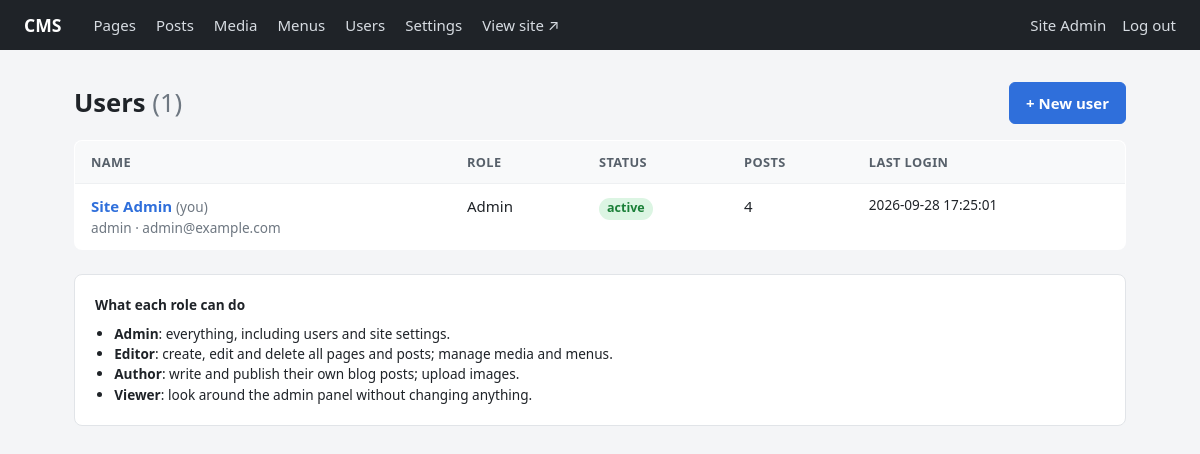
Page /admin/users (signed in) on the committed database.
### tables this page shows
CREATE TABLE users (
    id            INTEGER PRIMARY KEY,
    email         TEXT NOT NULL UNIQUE COLLATE NOCASE,
    username      TEXT NOT NULL UNIQUE COLLATE NOCASE,
    password_hash TEXT NOT NULL,
    display_name  TEXT,
    bio           TEXT,
    avatar_id     INTEGER REFERENCES media(id) ON DELETE SET NULL,
    role_id       INTEGER NOT NULL REFERENCES roles(id),
    is_active     INTEGER NOT NULL DEFAULT 1 CHECK (is_active IN (0, 1)),
    last_login_at TEXT,
    created_at    TEXT NOT NULL DEFAULT (datetime('now')),
    updated_at    TEXT NOT NULL DEFAULT (datetime('now'))
);

CREATE TABLE roles (
    id          INTEGER PRIMARY KEY,
    name        TEXT NOT NULL UNIQUE,          -- admin, editor, author, viewer
    description TEXT
);

### app.py (the view)
@app.route("/admin/users")
@role_required("admin")
def users():
    rows = get_db().execute(
        "SELECT u.*, r.name AS role, (SELECT COUNT(*) FROM posts p WHERE p.author_id = u.id) AS post_count "
        "FROM users u JOIN roles r ON r.id = u.role_id ORDER BY u.is_active DESC, u.id").fetchall()
    return render_template("admin/users.html", users=rows)

### app.py (called while the page is built)
def get_db() -> sqlite3.Connection:
    if "db" not in g:
        if not DB_PATH.exists():
            raise RuntimeError("Database not found. Run: python db/init_db.py")
        g.db = sqlite3.connect(DB_PATH)
        g.db.row_factory = sqlite3.Row
        g.db.execute("PRAGMA foreign_keys = ON")
    return g.db

def get_settings() -> dict:
    return {r["key"]: r["value"] for r in get_db().execute("SELECT key, value FROM settings")}

def current_user():
    if "user" not in g:
        uid = session.get("user_id")
        g.user = uid and get_db().execute(
            "SELECT u.*, r.name AS role FROM users u JOIN roles r ON r.id = u.role_id "
            "WHERE u.id = ? AND u.is_active = 1", (uid,)).fetchone()
    return g.user

def has_role(min_role: str) -> bool:
    user = current_user()
    return bool(user) and ROLE_LEVEL.get(user["role"], -1) >= ROLE_LEVEL[min_role]

def login_required(view):
    @wraps(view)
    def wrapped(*args, **kwargs):
        if not current_user():
            return redirect(url_for("login", next=request.path))
        return view(*args, **kwargs)
    return wrapped

def role_required(min_role: str):
    def decorator(view):
        @wraps(view)
        @login_required
        def wrapped(*args, **kwargs):
            if not has_role(min_role):
                abort(403)
            return view(*args, **kwargs)
        return wrapped
    return decorator

@app.before_request
def csrf_protect():
    if request.method == "POST":
        token = session.get("csrf_token")
        sent = request.form.get("csrf_token") or request.headers.get("X-CSRF-Token", "")
        if not token or not hmac.compare_digest(token, sent):
            abort(400, "Invalid form token. Go back, refresh the page and try again.")

@app.context_processor
def inject_globals():
    if "csrf_token" not in session:
        session["csrf_token"] = secrets.token_hex(16)
    return {"csrf_token": session["csrf_token"], "user": current_user(),
            "has_role": has_role, "can_edit": can_edit, "can_create": can_create,
            "media_url": media_url}

def load_menu(location):
    return get_db().execute(
        "SELECT i.label, i.url, p.slug, p.type FROM menu_items i JOIN menus m ON m.id = i.menu_id "
        "LEFT JOIN posts p ON p.id = i.post_id WHERE m.location = ? "
        "AND (p.id IS NULL OR p.status = 'published') ORDER BY i.sort_order, i.id", (location,)).fetchall()

### templates/admin/users.html (shortened to what this page needs)
{% extends "admin/base.html" %}
{% block content %}
<div class="head">
  <h1>Users <span class="muted">({{ users|length }})</span></h1>
  <a class="button primary" href="{{ url_for('user_edit') }}">+ New user</a>
</div>
<table>
  <thead><tr><th>Name</th><th>Role</th><th>Status</th><th>Posts</th><th>Last login</th></tr></thead>
  <tbody>
  {% for u in users %}
    <tr class="{{ 'inactive' if not u.is_active }}">
      <td><a href="{{ url_for('user_edit', user_id=u.id) }}"><strong>{{ u.display_name or u.username }}</strong></a>
        {% if u.id == user.id %}<span class="muted small">(you)</span>{% endif %}
        <div class="muted small">{{ u.username }} · {{ u.email }}</div></td>
      <td>{{ u.role|capitalize }}</td>
      <td><span class="badge {{ 'published' if u.is_active else 'archived' }}">{{ 'active' if u.is_active else 'disabled' }}</span></td>
      <td>{{ u.post_count }}</td>
      <td class="small">{{ u.last_login_at or 'never' }}</td>
    </tr>
  {% endfor %}
  </tbody>
</table>
<div class="card roles-help small">
  <strong>What each role can do</strong>
  <ul>
    <li><strong>Admin</strong>: everything, including users and site settings.</li>
    <li><strong>Editor</strong>: create, edit and delete all pages and posts; manage media and menus.</li>
    <li><strong>Author</strong>: write and publish their own blog posts; upload images.</li>
    <li><strong>Viewer</strong>: look around the admin panel without changing anything.</li>
  </ul>
</div>
{% endblock %}

### templates/admin/base.html (shortened to what this page needs)
<!doctype html>
<html lang="en">
<head>
  <link rel="stylesheet" href="{{ url_for('static', filename='admin.css') }}">
</head>
<body>
  {% if user %}
  <header class="topbar">
    <a class="brand" href="{{ url_for('dashboard') }}">CMS</a>
    <nav>
      <a href="{{ url_for('dashboard', type='page') }}">Pages</a>
      <a href="{{ url_for('dashboard', type='post') }}">Posts</a>
      <a href="{{ url_for('media') }}">Media</a>
      {% if has_role('editor') %}<a href="{{ url_for('menus') }}">Menus</a>{% endif %}
      {% if has_role('admin') %}
        <a href="{{ url_for('users') }}">Users</a>
        <a href="{{ url_for('settings') }}">Settings</a>
      {% endif %}
      <a href="{{ url_for('home') }}" target="_blank">View site ↗</a>
    </nav>
    <div class="who">
      <a href="{{ url_for('account') }}">{{ user.display_name or user.username }}</a>
      <form method="post" action="{{ url_for('logout') }}">
        <button class="link">Log out</button>
      </form>
    </div>
  </header>
  {% endif %}
  <main class="{% block main_class %}container{% endblock %}">
    {% block content %}{% endblock %}
  </main>
</body>
</html>

### static/admin.css (style rules this page uses)
* { box-sizing: border-box; }
body { margin: 0; font: 15px/1.5 system-ui, -apple-system, "Segoe UI", sans-serif; background: #f4f5f7; color: #1f2328; }
a { color: #2f6fdb; text-decoration: none; }
h1 { font-size: 1.6rem; margin: 0 0 1rem; }
.topbar { display: flex; align-items: center; gap: 2rem; padding: .75rem 1.5rem; background: #1f2328; color: #fff; }
.topbar a { color: #d7dce2; }
.topbar .brand { font-weight: 700; color: #fff; font-size: 1.1rem; }
.topbar nav { display: flex; gap: 1.25rem; flex: 1; }
.topbar .who { display: flex; gap: 1rem; align-items: center; }
.topbar .who button { color: #d7dce2; }
.container { max-width: 1100px; margin: 2rem auto; padding: 0 1.5rem; }
.head { display: flex; justify-content: space-between; align-items: center; margin-bottom: 1rem; }
.head h1 { margin: 0; }
.card { background: #fff; border: 1px solid #e1e4e8; border-radius: 8px; padding: 1.25rem; margin-bottom: 1rem; }
button, .button { display: inline-block; padding: .55rem 1rem; font: inherit; font-weight: 600; border-radius: 6px; border: 1px solid #cfd4da; background: #fff; color: #1f2328; cursor: pointer; }
.primary { background: #2f6fdb; border-color: #2f6fdb; color: #fff; }
button.link { background: none; border: 0; padding: 0; color: #2f6fdb; font-weight: 400; }
table { width: 100%; border-collapse: collapse; background: #fff; border: 1px solid #e1e4e8; border-radius: 8px; overflow: hidden; }
th, td { text-align: left; padding: .7rem 1rem; border-bottom: 1px solid #eef0f2; vertical-align: top; }
th { background: #f8f9fa; font-size: .8rem; text-transform: uppercase; letter-spacing: .03em; color: #57606a; }
.badge { display: inline-block; padding: .1rem .5rem; border-radius: 99px; font-size: .78rem; font-weight: 600; background: #eef0f2; }
.badge.published { background: #dcf5e3; color: #1a7f37; }
.muted { color: #6e7781; font-weight: 400; }
.small { font-size: .85rem; }
.roles-help { margin-top: 1.5rem; }
.roles-help ul { margin: .5rem 0 0; padding-left: 1.2rem; }

### rows in the picture
users: display_name "Site Admin", shows "(you)", username "admin", email "admin@example.com", role "Admin", is_active "active", post_count "4", last_login_at "2026-09-28 17:25:01"

### other values in the picture
{{ users|length }} "1"
